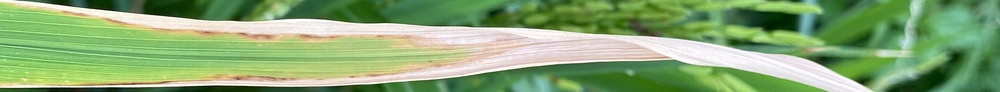
#> input picture Rice_nutrient_deficiency_project/backend/test/IMG_3797.JPG, 1000 x 92 px, shrunk from 2932 x 270 before the run
$ python -i color_analyzer.py   (imports and definitions only)
#> lines starting #> are read from the running program, lines starting #| are printed output that depends on the picture; after the words box and inside, x2 and y2 are one past the last pixel; in counts of white or black regions, pixels touching at a corner belong together
import numpy as np
import cv2


class RiceLeafAnalyzer:
	def __init__(self):
		# Improved HSV ranges for better detection
		# Nitrogen deficiency: Yellowing (chlorosis)
		self.yellow_hsv_range = ((15, 50, 50), (35, 255, 255))

		# Phosphorus deficiency: Dark green/purple discoloration
		self.purple_hsv_range = ((120, 30, 30), (160, 255, 255))

		# Potassium deficiency: Brown/rust spots and edges
		self.brown_hsv_range = ((0, 30, 30), (20, 255, 200))

		# Additional ranges for better detection
		self.dark_green_range = ((40, 50, 20), (80, 255, 150))  # Phosphorus dark green
		self.rust_range = ((0, 50, 50), (15, 255, 255))        # Potassium rust

		# Improved thresholds based on actual deficiency patterns
		self.min_ratio_thresholds = {
			"Nitrogen": 0.05,    # Lower threshold for yellowing
			"Phosphorus": 0.03,  # Lower threshold for purple/dark green
			"Potassium": 0.03,   # Lower threshold for brown/rust
		}

	def analyze_color_features(self, image_rgb: np.ndarray) -> dict:
		"""Return comprehensive color ratios indicative of each deficiency."""
		if image_rgb is None or image_rgb.size == 0:
			raise ValueError("Empty image passed to analyze_color_features")

		# Convert to HSV for color masking
		hsv = cv2.cvtColor(image_rgb, cv2.COLOR_RGB2HSV)
#> hsv: shape (92, 1000, 3); mean H, S, V 52.9, 101.3, 170.8
		total_pixels = float(image_rgb.shape[0] * image_rgb.shape[1])
#> total_pixels = 92000

		# Basic color masks
		yellow_mask = cv2.inRange(hsv, self.yellow_hsv_range[0], self.yellow_hsv_range[1])
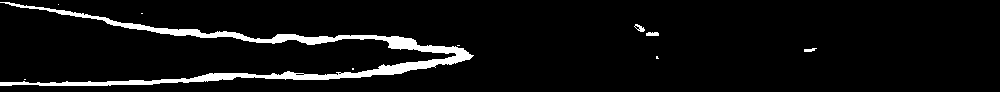
#> yellow_mask: shape (92, 1000); 5.7% white; 10 white regions (6 under 20 px), largest, box (x1, y1, x2, y2) and area: (0, 2, 474, 86) 5077, (646, 32, 659, 36) 47, (634, 24, 645, 32) 43, (804, 48, 817, 52) 35
		purple_mask = cv2.inRange(hsv, self.purple_hsv_range[0], self.purple_hsv_range[1])
#> purple_mask: shape (92, 1000); every value is 0
		brown_mask = cv2.inRange(hsv, self.brown_hsv_range[0], self.brown_hsv_range[1])
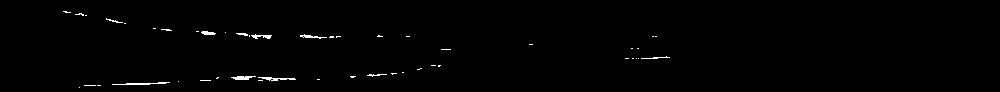
#> brown_mask: shape (92, 1000); 0.74% white in thin lines or dots, all inside (x1, y1, x2, y2) = (63, 11, 670, 88)

		# Additional masks for better detection
		dark_green_mask = cv2.inRange(hsv, self.dark_green_range[0], self.dark_green_range[1])
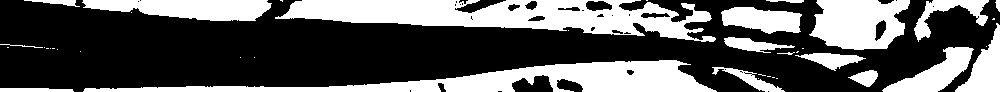
#> dark_green_mask: shape (92, 1000); 35.7% white; 40 white regions (22 under 20 px), largest, box (x1, y1, x2, y2) and area: (275, 0, 716, 42) 9808, (83, 60, 717, 92) 7942, (809, 0, 910, 50) 3775
		rust_mask = cv2.inRange(hsv, self.rust_range[0], self.rust_range[1])
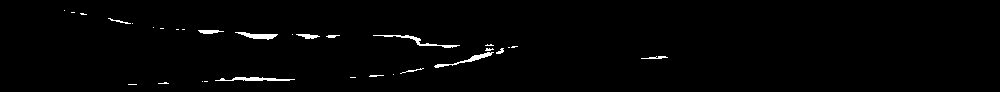
#> rust_mask: shape (92, 1000); 1.3% white; 31 white regions (19 under 20 px), largest, box (x1, y1, x2, y2) and area: (373, 35, 460, 48) 196, (215, 77, 295, 81) 196, (434, 52, 494, 68) 180

		# Calculate ratios
		features = {
			"yellow_ratio": float(np.count_nonzero(yellow_mask)) / total_pixels,
			"purple_ratio": float(np.count_nonzero(purple_mask)) / total_pixels,
			"brown_ratio": float(np.count_nonzero(brown_mask)) / total_pixels,
			"dark_green_ratio": float(np.count_nonzero(dark_green_mask)) / total_pixels,
			"rust_ratio": float(np.count_nonzero(rust_mask)) / total_pixels,
		}
#> features = {'yellow_ratio': 0.0568, 'purple_ratio': 0, 'brown_ratio': 0.00745, 'dark_green_ratio': 0.357, 'rust_ratio': 0.0129}

		# Calculate combined deficiency indicators
		features["nitrogen_score"] = features["yellow_ratio"]
		features["phosphorus_score"] = max(features["purple_ratio"], features["dark_green_ratio"])
		features["potassium_score"] = max(features["brown_ratio"], features["rust_ratio"])

		return features

	def detect_deficiency(self, image_rgb: np.ndarray) -> str:
		"""Predict deficiency class with improved logic."""
		features = self.analyze_color_features(image_rgb)
#> features = {'yellow_ratio': 0.0568, 'purple_ratio': 0, 'brown_ratio': 0.00745, 'dark_green_ratio': 0.357, 'rust_ratio': 0.0129, 'nitrogen_score': 0.0568, 'phosphorus_score': 0.357, 'potassium_score': 0.0129}

		# Use combined scores for better detection
		scores = {
			"Nitrogen": features["nitrogen_score"],
			"Phosphorus": features["phosphorus_score"],
			"Potassium": features["potassium_score"],
		}
#> scores = {'Nitrogen': 0.0568, 'Phosphorus': 0.357, 'Potassium': 0.0129}

		# Find the highest scoring deficiency
		best_class = max(scores, key=scores.get)
#> best_class = 'Phosphorus'
		best_score = scores[best_class]
#> best_score = 0.357

		# If the best score is very low, check for healthy vs deficiency
		if best_score < 0.01:  # Very low color indicators
			# Check if image is mostly green (healthy)
			hsv = cv2.cvtColor(image_rgb, cv2.COLOR_RGB2HSV)
			green_mask = cv2.inRange(hsv, (40, 50, 50), (80, 255, 255))
			green_ratio = float(np.count_nonzero(green_mask)) / (image_rgb.shape[0] * image_rgb.shape[1])

			if green_ratio > 0.7:  # Mostly green
				return "Healthy"
			else:
				return best_class  # Return best guess even if low confidence

		# Return the deficiency with highest score
		return best_class

>>> import cv2
>>> picture = cv2.cvtColor(cv2.imread('../../test/IMG_3797.JPG'), cv2.COLOR_BGR2RGB)
>>> result = RiceLeafAnalyzer().detect_deficiency(picture)
#> result = 'Phosphorus'
